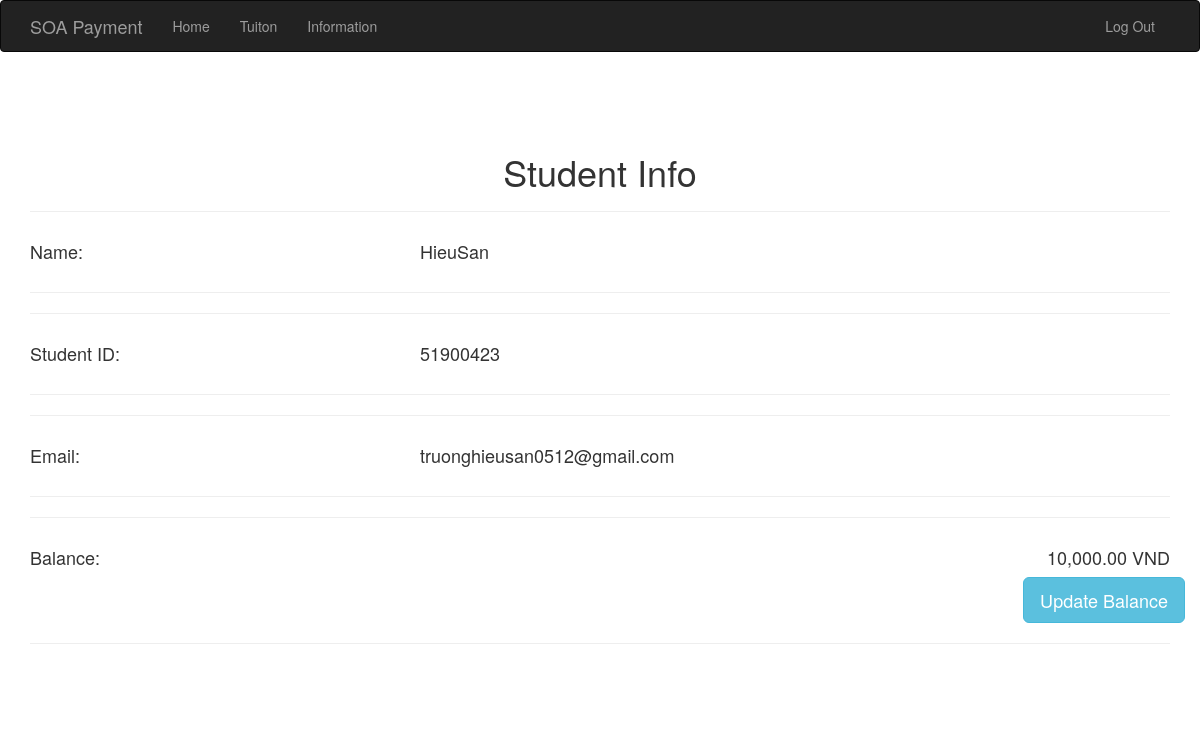
Before: /info (signed in) with the older database file.
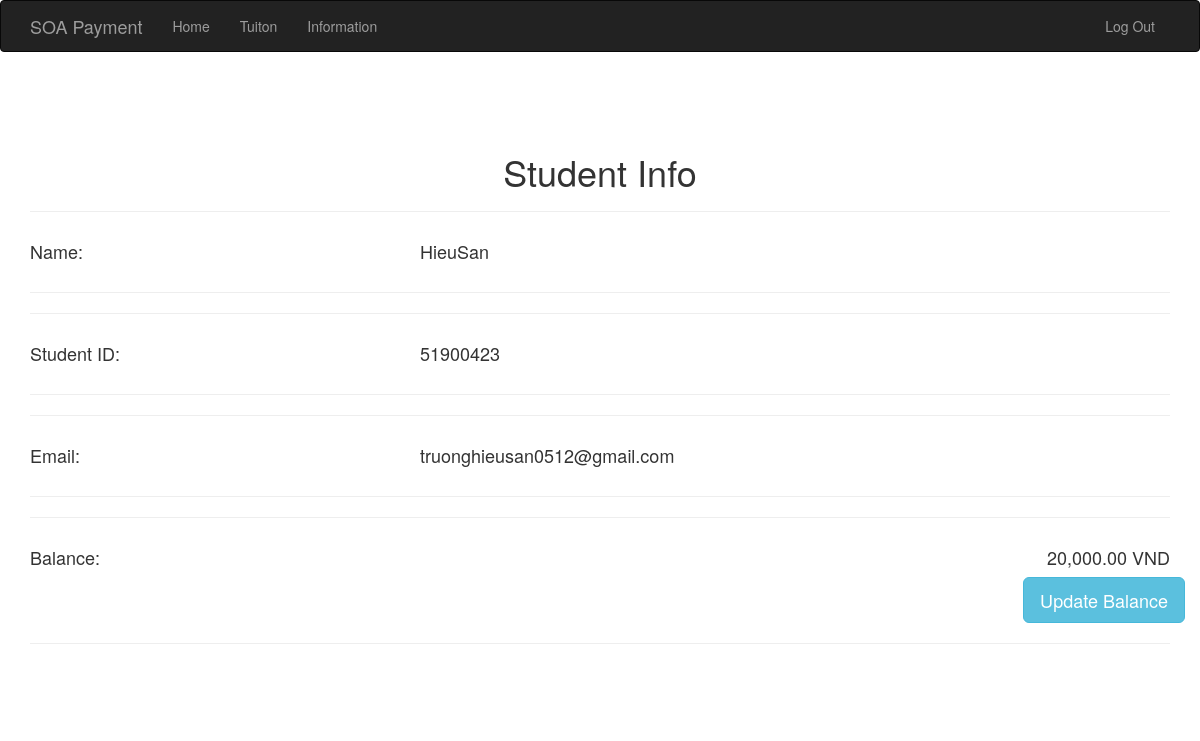
After: the same page with the newer database file.
### app/models.py (models this page shows, shortened)
class User(UserMixin, db.Model):
    __tablename__ = 'users'
    id = db.Column(db.Integer, primary_key=True)
    email = db.Column(db.String(64), unique=True, index=True)
    masv = db.Column(db.String(64), unique=True, index=True)
    username = db.Column(db.String(64), unique=True, index=True)
    sdt = db.Column(db.String(10), unique=True) #?
    password_hash = db.Column(db.String(128))
    sodu = db.Column(db.Float, default=0)
    hocphi = db.relationship('HocPhi', backref='users', lazy=True)
    lichsu = db.relationship('LichSu', backref='users', lazy=True)
    @property
    def password(self):
        raise AttributeError('password is not a readable attribute')

### app/main/views.py (the view)
@main.route('/info', methods=['GET','POST'])
def info():
    return render_template('info.html')

### app/__init__.py (called while the page is built)
def create_app(config_name):
    app = Flask(__name__)
    app.config.from_object(config[config_name])
    config[config_name].init_app(app)
    bootstrap.init_app(app)
    db.init_app(app)
    login_manager.init_app(app)
    @app.template_filter()
    def currencyFormat(value):
        value = float(value)
        return "{:,.2f} VND".format(value)
    from .main import main as main_blueprint
    app.register_blueprint(main_blueprint)
    from .auth import auth as auth_blueprint
    app.register_blueprint(auth_blueprint,  url_prefix='/auth')
    return app

### app/models.py (called while the page is built)
@login_manager.user_loader
def load_user(user_id):
    return User.query.get(int(user_id))

### app/templates/info.html (shortened to what this page needs)
{% extends "base.html" %}
{% import "bootstrap/wtf.html" as wtf %}
{% block page_content%}
<div class="container-fluid">
    <div class="row">
        <div class="col-4">
            <h1>&nbsp</h1>
        </div>
        <div class="col-4 loginForm">
            <h1 style="text-align: center;">Student Info </h1>
            <hr>
            <div class="row">
                <div class="col-md-4">
                    <h4>Name: </h4>
                </div>
                <div class="col-md-8" style="text-align: left;">
                    <h4>{{ current_user.username }}</h4>
                </div>
            </div>
            <hr>
            <hr>
            <div class="row">
                <div class="col-md-4">
                    <h4>Student ID: </h4>
                </div>
                <div class="col-md-8" style="text-align: left;">
                    <h4>{{ current_user.masv }}</h4>
                </div>
            </div>
            <hr>
            <hr>
            <div class="row">
                <div class="col-md-4">
                    <h4>Email: </h4>
                </div>
                <div class="col-md-8" style="text-align: left;">
                    <h4>{{ current_user.email }}</h4>
                </div>
            </div>
            <hr>
            <hr>
            <div class="row">
                <div class="col-md-4">
                    <h4>Balance: </h4>
                </div>
                <div class="col-md-8" style="text-align: right;">
                    <h4>{{ current_user.sodu|currencyFormat  }}</h4>
                    <div class="row">
                        <button type="button" class="btn btn-info btn-lg" data-toggle="modal" data-target="#myModal">Update Balance</button>
                    </div>
                </div>
            </div>
            <hr>
        </div>
        <div class="col-4">
            <h1>&nbsp</h1>
        </div>
    </div>
</div>
{% endblock %}

### app/templates/base.html (shortened to what this page needs)
{% extends "bootstrap/base.html" %}
{% block head %}
{{ super() }}
{% endblock %}
{% block navbar %}
<div class="navbar navbar-inverse" role="navigation">
    <div class="container">
        <div class="navbar-header">
            <a class="navbar-brand" href="{{ url_for('main.index') }}">SOA Payment</a>
        </div>
        <div class="navbar-collapse collapse">
            <ul class="nav navbar-nav">
                <li><a href="{{ url_for('main.index') }}">Home</a></li>
                {% if current_user.is_authenticated %}
                <li><a href="{{ url_for('main.tuition') }}">Tuiton</a></li>
                <li><a href="{{ url_for('main.info') }}">Information</a></li>
                {% endif %}
            </ul>
            <ul class="nav navbar-nav navbar-right">
                {% if current_user.is_authenticated %}
                <li><a href="{{ url_for('auth.logout') }}">Log Out</a></li>
                {% else %}
                <li><a href="{{ url_for('auth.login') }}">Log In</a></li>
                <li><a href="{{ url_for('auth.register') }}">Register</a></li>
                {% endif %}
            </ul>
        </div>
    </div>
</div>
{% endblock %}
{% block content %}
<div class="container">
    {% block page_content %}{% endblock %}
</div>
{% endblock %}

Changed rows visible on the page:
changed User "HieuSan": sodu "10,000.00 VND" → "20,000.00 VND"
